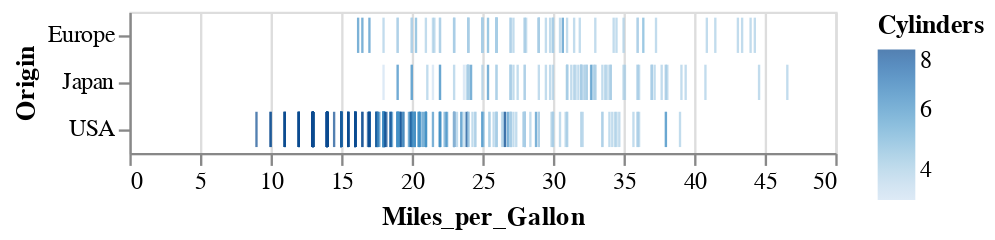

Notebook code cell kept with this figure:
### Markdown cell above
Let's look at a simple plot containing three of the columns from the cars data:

### Code cell
alt.Chart(cars).mark_tick().encode(
    x='Miles_per_Gallon',
    y='Origin',
    color='Cylinders'
)

### Figure 1 — Vega-Lite specification as saved in the notebook (floating-point values rounded to 4 significant figures; data arrays with more than 128 entries replaced by an {"elided": "..."} marker saying what was removed)
{"config": {"view": {"continuousWidth": 300, "continuousHeight": 300}}, "data": {"name": "data-f02450ab61490a1363517a0190416235"}, "mark": {"type": "tick"}, "encoding": {"color": {"field": "Cylinders", "type": "quantitative"}, "x": {"field": "Miles_per_Gallon", "type": "quantitative"}, "y": {"field": "Origin", "type": "nominal"}}, "$schema": "https://vega.github.io/schema/vega-lite/v5.15.1.json", "datasets": {"data-f02450ab61490a1363517a0190416235": {"elided": "406 records"}}}
